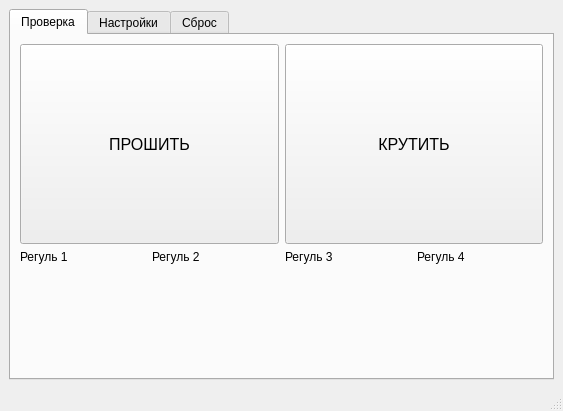
<?xml version="1.0" encoding="UTF-8"?>
<ui version="4.0">
 <class>MainWindow</class>
 <widget class="QMainWindow" name="MainWindow">
  <property name="geometry">
   <rect>
    <x>0</x>
    <y>0</y>
    <width>563</width>
    <height>411</height>
   </rect>
  </property>
  <property name="windowTitle">
   <string>MainWindow</string>
  </property>
  <widget class="QWidget" name="centralwidget">
   <layout class="QHBoxLayout" name="horizontalLayout_7">
    <item>
     <widget class="QTabWidget" name="tabWidget">
      <property name="currentIndex">
       <number>0</number>
      </property>
      <widget class="QWidget" name="tab">
       <attribute name="title">
        <string>Проверка</string>
       </attribute>
       <layout class="QVBoxLayout" name="verticalLayout_2">
        <item>
         <layout class="QHBoxLayout" name="horizontalLayout">
          <item>
           <widget class="QPushButton" name="pushButton_1">
            <property name="sizePolicy">
             <sizepolicy hsizetype="Minimum" vsizetype="Minimum">
              <horstretch>0</horstretch>
              <verstretch>0</verstretch>
             </sizepolicy>
            </property>
            <property name="minimumSize">
             <size>
              <width>200</width>
              <height>200</height>
             </size>
            </property>
            <property name="font">
             <font>
              <pointsize>12</pointsize>
             </font>
            </property>
            <property name="text">
             <string>ПРОШИТЬ</string>
            </property>
           </widget>
          </item>
          <item>
           <widget class="QPushButton" name="pushButton_2">
            <property name="sizePolicy">
             <sizepolicy hsizetype="Minimum" vsizetype="Minimum">
              <horstretch>0</horstretch>
              <verstretch>0</verstretch>
             </sizepolicy>
            </property>
            <property name="minimumSize">
             <size>
              <width>200</width>
              <height>200</height>
             </size>
            </property>
            <property name="font">
             <font>
              <pointsize>12</pointsize>
             </font>
            </property>
            <property name="text">
             <string>КРУТИТЬ</string>
            </property>
            <property name="checkable">
             <bool>true</bool>
            </property>
            <property name="checked">
             <bool>false</bool>
            </property>
            <property name="autoRepeat">
             <bool>false</bool>
            </property>
            <property name="autoExclusive">
             <bool>false</bool>
            </property>
            <property name="autoDefault">
             <bool>false</bool>
            </property>
            <property name="default">
             <bool>false</bool>
            </property>
            <property name="flat">
             <bool>false</bool>
            </property>
           </widget>
          </item>
         </layout>
        </item>
        <item>
         <layout class="QHBoxLayout" name="horizontalLayout_6">
          <item>
           <widget class="QLabel" name="label_1">
            <property name="text">
             <string>Регуль 1</string>
            </property>
           </widget>
          </item>
          <item>
           <widget class="QLabel" name="label_2">
            <property name="text">
             <string>Регуль 2</string>
            </property>
           </widget>
          </item>
          <item>
           <widget class="QLabel" name="label_3">
            <property name="text">
             <string>Регуль 3</string>
            </property>
           </widget>
          </item>
          <item>
           <widget class="QLabel" name="label_4">
            <property name="text">
             <string>Регуль 4</string>
            </property>
           </widget>
          </item>
         </layout>
        </item>
        <item>
         <spacer name="verticalSpacer_2">
          <property name="orientation">
           <enum>Qt::Vertical</enum>
          </property>
          <property name="sizeHint" stdset="0">
           <size>
            <width>20</width>
            <height>2</height>
           </size>
          </property>
         </spacer>
        </item>
       </layout>
      </widget>
      <widget class="QWidget" name="tab_2">
       <attribute name="title">
        <string>Настройки</string>
       </attribute>
       <layout class="QVBoxLayout" name="verticalLayout">
        <item>
         <layout class="QHBoxLayout" name="horizontalLayout_2">
          <item>
           <widget class="QLineEdit" name="lineEdit"/>
          </item>
          <item>
           <widget class="QComboBox" name="comboBox"/>
          </item>
          <item>
           <widget class="QPushButton" name="pushButton_change">
            <property name="text">
             <string>Изменить</string>
            </property>
           </widget>
          </item>
         </layout>
        </item>
        <item>
         <layout class="QHBoxLayout" name="horizontalLayout_3">
          <item>
           <widget class="QLabel" name="label_dShot">
            <property name="sizePolicy">
             <sizepolicy hsizetype="Minimum" vsizetype="Preferred">
              <horstretch>0</horstretch>
              <verstretch>0</verstretch>
             </sizepolicy>
            </property>
            <property name="minimumSize">
             <size>
              <width>40</width>
              <height>0</height>
             </size>
            </property>
            <property name="text">
             <string>dShot</string>
            </property>
           </widget>
          </item>
          <item>
           <widget class="QRadioButton" name="radioButton_dShot">
            <property name="text">
             <string>dShot</string>
            </property>
           </widget>
          </item>
          <item>
           <widget class="QSlider" name="horizontalSlider_dShot">
            <property name="maximum">
             <number>2000</number>
            </property>
            <property name="orientation">
             <enum>Qt::Horizontal</enum>
            </property>
           </widget>
          </item>
          <item>
           <widget class="QSpinBox" name="spinBox_dShot">
            <property name="maximum">
             <number>2000</number>
            </property>
           </widget>
          </item>
         </layout>
        </item>
        <item>
         <layout class="QHBoxLayout" name="horizontalLayout_4">
          <item>
           <widget class="QLabel" name="label_PWM">
            <property name="sizePolicy">
             <sizepolicy hsizetype="Minimum" vsizetype="Preferred">
              <horstretch>0</horstretch>
              <verstretch>0</verstretch>
             </sizepolicy>
            </property>
            <property name="minimumSize">
             <size>
              <width>40</width>
              <height>0</height>
             </size>
            </property>
            <property name="text">
             <string>PWM</string>
            </property>
           </widget>
          </item>
          <item>
           <widget class="QRadioButton" name="radioButton_PWM">
            <property name="text">
             <string>PWM</string>
            </property>
           </widget>
          </item>
          <item>
           <widget class="QSlider" name="horizontalSlider_PWM">
            <property name="minimum">
             <number>950</number>
            </property>
            <property name="maximum">
             <number>2050</number>
            </property>
            <property name="orientation">
             <enum>Qt::Horizontal</enum>
            </property>
           </widget>
          </item>
          <item>
           <widget class="QSpinBox" name="spinBox_PWM">
            <property name="minimum">
             <number>950</number>
            </property>
            <property name="maximum">
             <number>2050</number>
            </property>
           </widget>
          </item>
         </layout>
        </item>
        <item>
         <spacer name="verticalSpacer">
          <property name="orientation">
           <enum>Qt::Vertical</enum>
          </property>
          <property name="sizeHint" stdset="0">
           <size>
            <width>20</width>
            <height>112</height>
           </size>
          </property>
         </spacer>
        </item>
        <item>
         <layout class="QHBoxLayout" name="horizontalLayout_5">
          <item>
           <spacer name="horizontalSpacer">
            <property name="orientation">
             <enum>Qt::Horizontal</enum>
            </property>
            <property name="sizeHint" stdset="0">
             <size>
              <width>40</width>
              <height>20</height>
             </size>
            </property>
           </spacer>
          </item>
          <item>
           <widget class="QPushButton" name="pushButton_save">
            <property name="text">
             <string>Сохранить</string>
            </property>
           </widget>
          </item>
         </layout>
        </item>
       </layout>
      </widget>
      <widget class="QWidget" name="tab_3">
       <attribute name="title">
        <string>Сброс</string>
       </attribute>
       <widget class="QPushButton" name="pushButton_reset">
        <property name="geometry">
         <rect>
          <x>10</x>
          <y>10</y>
          <width>75</width>
          <height>23</height>
         </rect>
        </property>
        <property name="text">
         <string>Сброс</string>
        </property>
       </widget>
      </widget>
     </widget>
    </item>
   </layout>
  </widget>
  <widget class="QStatusBar" name="statusbar"/>
 </widget>
 <resources/>
 <connections/>
</ui>
